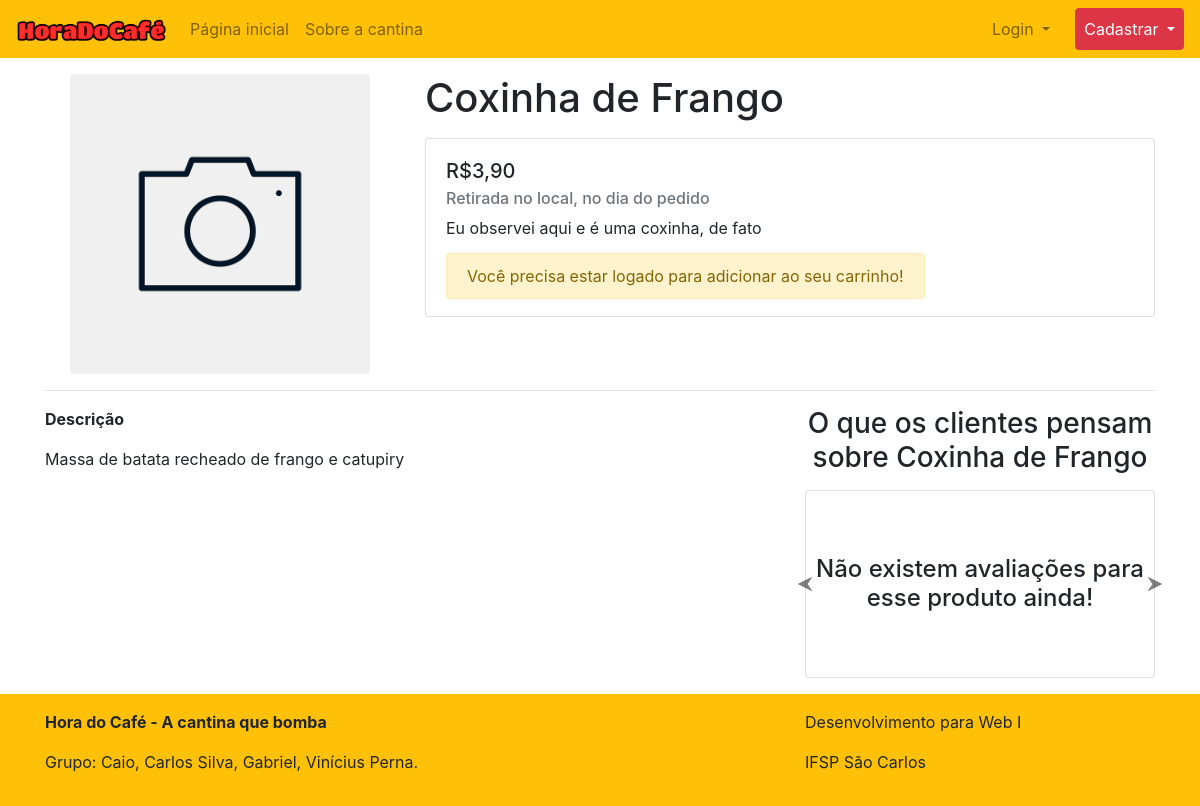
Page /detalhes.php?id=2 on the committed database.
### tables this page shows
CREATE TABLE IF NOT EXISTS Produto (
    id INT AUTO_INCREMENT,
    nome VARCHAR(128) NOT NULL,
    observacao VARCHAR(128) NOT NULL,
    categoria INT,
    quantidade INT DEFAULT 0,
    descricao VARCHAR(512) NOT NULL,
    preco DOUBLE NOT NULL,
    imagem VARCHAR(256) DEFAULT "padrao.png" NOT NULL,
    PRIMARY KEY(id),
    FOREIGN KEY(categoria) REFERENCES Categoria(id)
);

### php/DAO/ProdutoDAO.php (called while the page is built, shortened)
<?php
    require($_SERVER['DOCUMENT_ROOT'] . "/horadocafe/php/conn.php");
    class ProdutoDAO{
        function get($id){
            $conexao = conectar();
            $query = "SELECT * FROM Produto WHERE id = ?;";
            $stmt = mysqli_prepare($conexao,$query);
            mysqli_stmt_bind_param($stmt,"i",$id);
            $resultado = executar_SQL($conexao,$stmt);
            return lerResultado($resultado)[0];
        }
    }
?>

### php/conn.php (called while the page is built, shortened)
<?php
if(!function_exists('executar_SQL')){
    function executar_SQL($conexao, $stmt){
        mysqli_stmt_execute($stmt) or die("Falha ao executar a consulta: " . $stmt->error);
        $resultado = mysqli_stmt_get_result($stmt);
        return $resultado;
    }
}
if(!function_exists('lerResultado')){
    function lerResultado($resultado){
        $arrayResultado = [];
        for($i=0;$i<mysqli_num_rows($resultado);$i++){
            $arrayResultado[$i] = mysqli_fetch_assoc($resultado);
        }
        return $arrayResultado;
    }
}
?>

### php/DAO/FeedbackDAO.php (called while the page is built, shortened)
<?php
    require($_SERVER['DOCUMENT_ROOT'] . "/horadocafe/php/conn.php");
    class FeedbackDAO{
        function listar($idProduto){
            $conexao = conectar();
            $query = "SELECT * FROM Feedback WHERE idProduto = ?;";
            $stmt = mysqli_prepare($conexao,$query);
            mysqli_stmt_bind_param($stmt,"i",$idProduto);
            $resultado = executar_SQL($conexao,$stmt);
            return lerResultado($resultado);
        }
    }
?>

### detalhes.php (the view, shortened to what this page needs)
<!doctype html>
<html>
    <head>
        <link rel="stylesheet" href="https://stackpath.bootstrapcdn.com/bootstrap/4.1.3/css/bootstrap.min.css">
        <link rel="stylesheet" type="text/CSS" href="css/estilo.css">
        <?php require "php/DAO/ProdutoDAO.php";
        require "php/DAO/FeedbackDAO.php";
        if(isset($_GET['id'])){
            $produtoDAO = new ProdutoDAO();
            $produto = $produtoDAO->get($_GET['id']);
        }else{
            header('Location: index.php');
        }
        ?>
    </head>
    <body>
        <?php require_once "php/imprimeNav.php"?>
        <div class="container-fluid py-3">
            <div class="container">
                <div class="row">
                    <div class="col-12 col-md-4">
                        <img src="imgProduto/<?php echo $produto['imagem'];?>" class="rounded mx-auto d-block img-fluid" width="300px" height="300px">
                    </div>
                    <div class="col-12 col-md-8">
                        <h1 class="text-center text-md-left"><?php echo $produto['nome'];?></h1>
                        <div class="card flex-fill mt-3">
                            <div class="card-body">
                                <h5 class="card-title"><?php echo "R$" . number_format($produto['preco'], 2, ',', '');?></h5>
                                <h6 class="card-subtitle mb-2 text-muted">Retirada no local, no dia do pedido</h6>
                                <p class="card-text"><?php echo $produto['observacao'];?></p>
                                <form method="POST" action="php/adicionarCarrinho.php">
                                    <div class="row">
                                        <?php if(isset($_SESSION['nome'])) {?>
                                            <div class="col-4">
                                                <input type="number" class="form-control" value="1" min="1" step="1" id="quantidade" name="quantidade" required>
                                            </div>
                                            <div class="col-3">
                                                <button type="submit" class="btn btn-warning">Comprar</button>
                                            </div>
                                        <?php }else{?>
                                            <div class="col my-2">
                                                <span class="alert alert-warning">Você precisa estar logado para adicionar ao seu carrinho!</span>
                                            </div>
                                        <?php }?>
                                    </div>
                                </form>
                            </div>
                        </div>
                    </div>
                    <div class="col-12">
                        <hr>
                    </div>
                </div>
                <div class="row">
                    <div class="col-md-8 col-12">
                        <p class="font-weight-bold">Descrição</p>
                        <p><?php echo $produto['descricao'];?></p>
                    </div>
                    <div class="col-md-4 col-12">
                        <h3 class="text-center mb-3">O que os clientes pensam sobre <?php echo $produto['nome'];?></h3>
                        <div id="carouselFeedback" class="carousel slide" data-ride="carousel">
                            <div class="carousel-inner">
                                <?php $feedbackDAO = new FeedbackDAO();
                                $feedbacks = $feedbackDAO->listar($_GET['id']);
                                if(count($feedbacks) == 0){?>
                                    <div class="carousel-item active">
                                        <div class="card py-5">
                                            <h4 class="text-center my-3">Não existem avaliações para esse produto ainda!</h4>
                                        </div>
                                    </div>
                                    <?php
                                }
                                ?>
                            </div>
                            <a id="prev" class="carousel-control-prev" href="#carouselFeedback" role="button" data-slide="prev">
                            </a>
                            <a id="next" class="carousel-control-next" href="#carouselFeedback" role="button" data-slide="next">
                            </a>
                        </div>
                    </div>
                </div>
            </div>
        </div>
        <?php require_once "php/imprimeFooter.php"?>
    </body>
</html>

### css/estilo.css (style rules this page uses)
html { position: relative; min-height: 100%; }
body { height: 100%; display: grid; }
#prev { background: url("../img/prev.svg") no-repeat left center !important; left: -7px; width: 4%; }
#next { background: url("../img/next.svg") no-repeat right center !important; right: -7px; width: 4%; }

### rows in the picture
produto: imagem (picture), nome "Coxinha de Frango", preco "3,90", observacao "Eu observei aqui e é uma coxinha, de fato", descricao "Massa de batata recheado de frango e catupiry"
